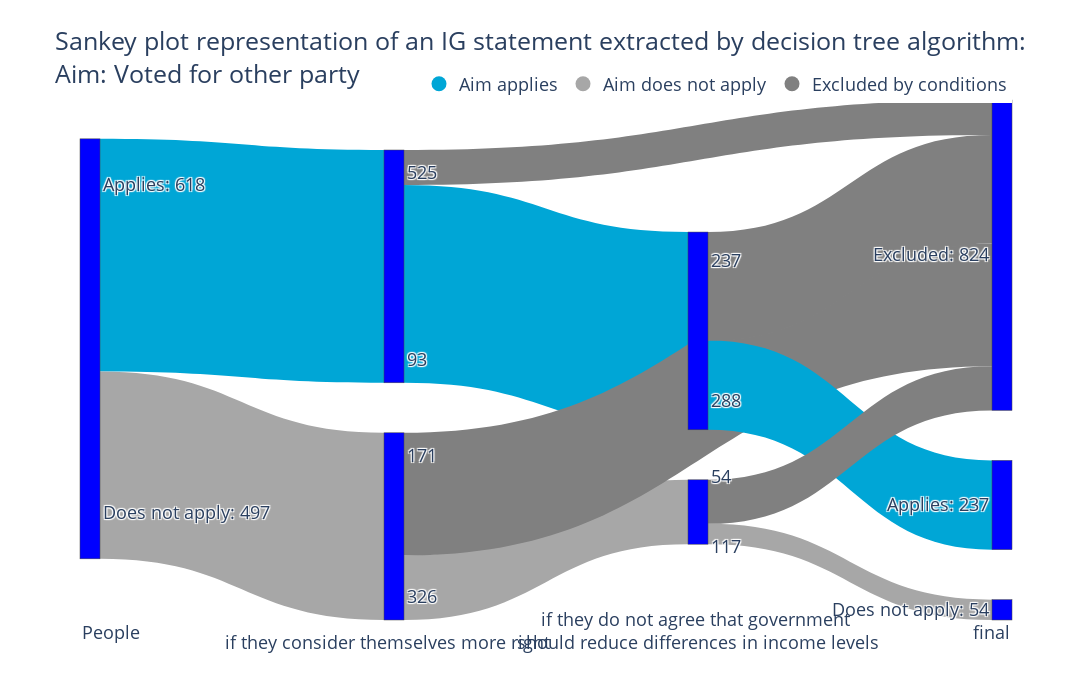
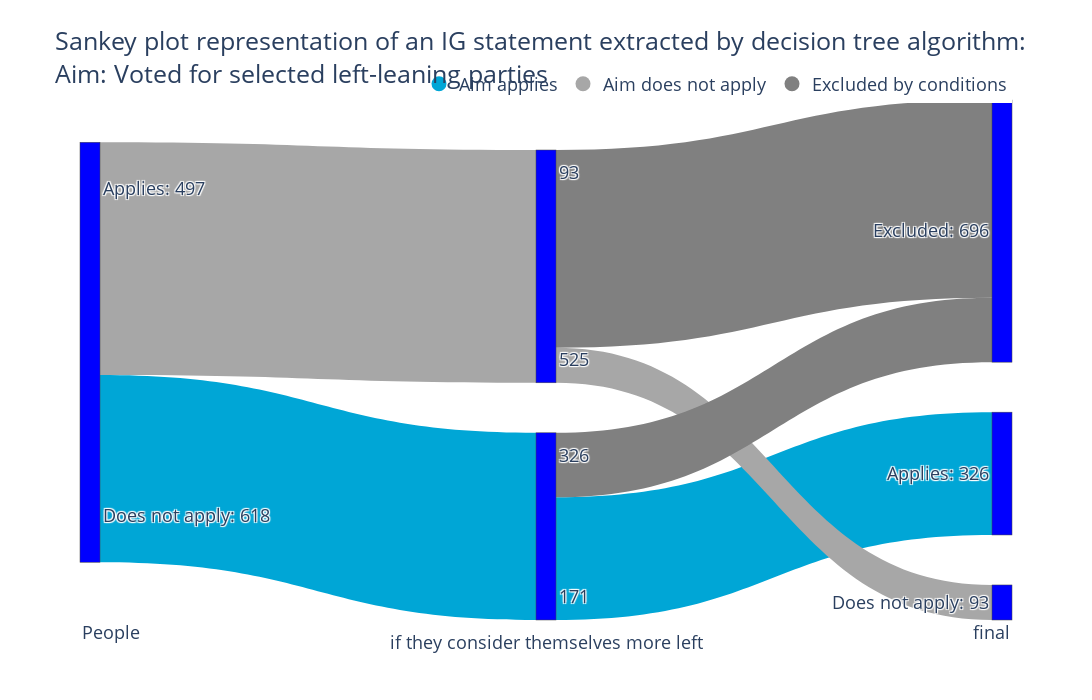
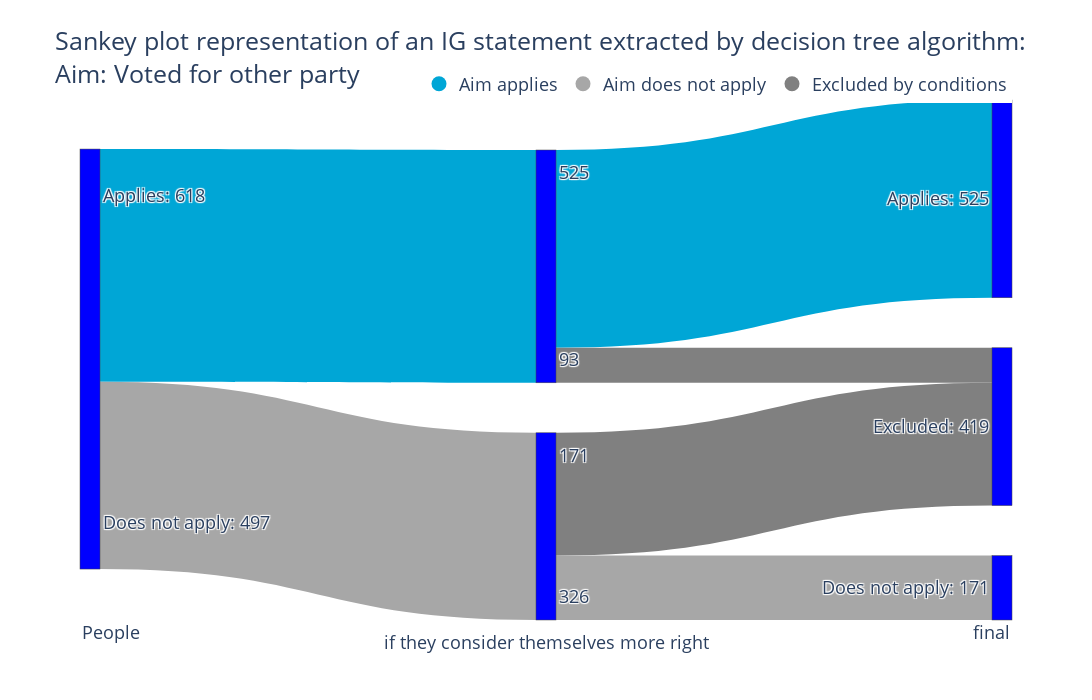
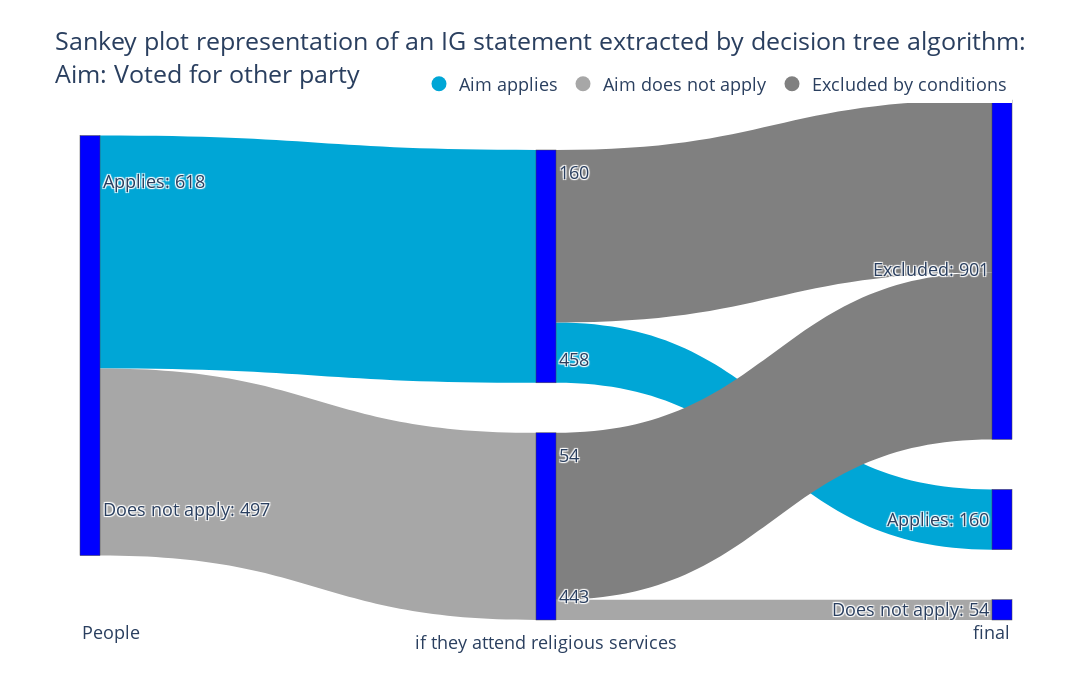

The notebook cell saved with these charts, in order:
### Code cell
import plotly.graph_objects as go
import pandas as pd
import textwrap

for i, row in statement_questions.iterrows():
    # Calculate values
    total_count = row['Total_count']
    condition1_count = row['Condition1_count']
    condition2_count = row['Condition2_count']
    
    aim_true_total = total_count * row['Aim_%_True']
    aim_false_total = total_count - aim_true_total
    
    aim_true_cond1 = condition1_count * row['Condition1_Aim_%']
    aim_false_cond1 = condition1_count - aim_true_cond1
    excluded_true_cond1 = aim_true_total - aim_true_cond1
    excluded_false_cond1 = aim_false_total - aim_false_cond1
    
    aim_true_cond2 = condition2_count * row['Condition2_Aim_%']
    aim_false_cond2 = condition2_count - aim_true_cond2
    excluded_true_cond2 = aim_true_cond1 - aim_true_cond2
    excluded_false_cond2 = aim_false_cond1 - aim_false_cond2

    # Define node labels with counts of leaving flows
    labels = [
        f"Applies: {round(aim_true_total)}{('<br>'*round(max(aim_true_total,aim_false_total)/total_count*24+1))}Does not apply: {round(aim_false_total)}",
        f"{round(aim_true_cond1)}{('<br>'*round((aim_true_cond1+excluded_true_cond1)/total_count*12+1))}{round(excluded_true_cond1)}",
        f"{round(aim_false_cond1)}{('<br>'*round((aim_false_cond1+excluded_false_cond1)/total_count*12+1))}{round(excluded_false_cond1)}",
        f"{round(aim_true_cond2)}{('<br>'*round((aim_true_cond2+excluded_true_cond2)/total_count*10+1))}{round(excluded_true_cond2)}",
        f"{round(aim_false_cond2)}{('<br>'*round((aim_false_cond2+excluded_false_cond2)/total_count*10+1))}{round(excluded_false_cond2)}",
        f"Applies: {aim_true_cond2:.0f}",
        f"Does not apply: {aim_false_cond2:.0f}",
        f"Excluded: {excluded_true_cond1 + excluded_false_cond1 + excluded_true_cond2 + excluded_false_cond2:.0f}"
    ]

    # Define links
    source = [0, 0, 1, 2, 1, 2, 3, 4, 3, 4]
    target = [1, 2, 3, 4, 7, 7, 5, 6, 7, 7]
    value = [
        aim_true_total, aim_false_total, 
        aim_true_cond1, aim_false_cond1, excluded_true_cond1, excluded_false_cond1, 
        aim_true_cond2, aim_false_cond2, excluded_true_cond2, excluded_false_cond2,
    ]

    # Color scheme
    color_aim_true = '#00a6d6'
    color_aim_false = '#a7a7a7'
    color_excluded = 'grey'

    link_colors = [color_aim_true, color_aim_false,
                   color_aim_true, color_aim_false, color_excluded, color_excluded, 
                   color_aim_true, color_aim_false, color_excluded, color_excluded]

    if not row["Condition2"]:
        labels = labels[0:3] + labels[5:]
        source = source[0:6]
        target = [1,2,3,4,5,5]
        value = value[0:6]
        link_colors = link_colors[0:6]
    
    
    # Create Sankey diagram
    fig = go.Figure(data=[go.Sankey(
        arrangement = "perpendicular",
        node = dict(
        pad = 50,
        thickness = 20,
        line = dict(width = 0.5),
        label = labels,
        color = "blue",
        ),
        link = dict(
        source = source,
        target = target,
        value = value,
        color = link_colors
    ))])

    # Add invisible scatter traces for legend
    fig.add_trace(go.Scatter(
        x=[None], y=[None], mode='markers',
        marker=dict(size=15, color='#00a6d6'),
        name='Aim applies',
        showlegend=True
    ))

    fig.add_trace(go.Scatter(
        x=[None], y=[None], mode='markers',
        marker=dict(size=15, color='#a7a7a7'),
        name='Aim does not apply',
        showlegend=True
    ))

    fig.add_trace(go.Scatter(
        x=[None], y=[None], mode='markers',
        marker=dict(size=15, color='grey'),
        name='Excluded by conditions',
        showlegend=True,
    ))

    # Add annotations below the diagram
    if row["Condition2"]:
        annotations = [
            dict(x=0, y=-0.05, align="center", xref="paper", yref="paper", text=row['Attribute'], showarrow=False),
            dict(x=0.33, y=-0.07, align="center", xanchor="center", xref="paper", yref="paper", text=insert_linebreak(row['Condition1_resp']), showarrow=False),
            dict(x=0.66, y=-0.07, align="center", xanchor="center", xref="paper", yref="paper", text=insert_linebreak(row['Condition2_resp']), showarrow=False),
            dict(x=1, y=-0.05, align="center", xref="paper", yref="paper", text="final", showarrow=False)
        ]
    else:
        annotations = [
            dict(x=0, y=-0.05, align="center", xref="paper", yref="paper", text=row['Attribute'], showarrow=False),
            dict(x=0.5, y=-0.07, align="center", xanchor="center", xref="paper", yref="paper", text=insert_linebreak(row['Condition1_resp']), showarrow=False),
            dict(x=1, y=-0.05, align="center", xref="paper", yref="paper", text="final", showarrow=False)
        ]
    # Update layout
    fig.update_layout(
        title_text=f"""Sankey plot representation of an IG statement extracted by decision tree algorithm:<br>Aim: {row['Aim_resp']}""",
        font_size=18,
        height=700,  # Increased height to accommodate annotations
        width=1500,
        legend=dict(
            orientation="h",
            yanchor="bottom",
            y=0.995,
            xanchor="right",
            x=1
        ),    
        # Hide axes
        xaxis=dict(visible=False),
        yaxis=dict(visible=False),
        # Remove plot background
        plot_bgcolor='rgba(0,0,0,0)',
        # Add annotations
        annotations=annotations
    )

    fig.show()

### Figure 1 — Plotly figure (JSON) as saved in the notebook; plotly's stock layout.template omitted (floating-point values rounded to 4 significant figures)
{"data": [{"arrangement": "perpendicular", "link": {"color": ["#00a6d6", "#a7a7a7", "#00a6d6", "#a7a7a7", "grey", "grey", "#00a6d6", "#a7a7a7", "grey", "grey"], "source": [0, 0, 1, 2, 1, 2, 3, 4, 3, 4], "target": [1, 2, 3, 4, 7, 7, 5, 6, 7, 7], "value": [618, 497, 525, 171, 93, 326, 237, 54, 288, 117]}, "node": {"color": "blue", "label": ["Applies: 618<br><br><br><br><br><br><br><br><br><br><br><br><br><br>Does not apply: 497", "525<br><br><br><br><br><br><br><br>93", "171<br><br><br><br><br><br>326", "237<br><br><br><br><br><br>288", "54<br><br><br>117", "Applies: 237", "Does not apply: 54", "Excluded: 824"], "line": {"width": 0.5}, "pad": 50, "thickness": 20}, "type": "sankey"}, {"marker": {"color": "#00a6d6", "size": 15}, "mode": "markers", "name": "Aim applies", "showlegend": true, "type": "scatter", "x": [null], "y": [null]}, {"marker": {"color": "#a7a7a7", "size": 15}, "mode": "markers", "name": "Aim does not apply", "showlegend": true, "type": "scatter", "x": [null], "y": [null]}, {"marker": {"color": "grey", "size": 15}, "mode": "markers", "name": "Excluded by conditions", "showlegend": true, "type": "scatter", "x": [null], "y": [null]}], "layout": {"annotations": [{"align": "center", "showarrow": false, "text": "People", "x": 0, "xref": "paper", "y": -0.05, "yref": "paper"}, {"align": "center", "showarrow": false, "text": "if they consider themselves more right", "x": 0.33, "xanchor": "center", "xref": "paper", "y": -0.07, "yref": "paper"}, {"align": "center", "showarrow": false, "text": "if they do not agree that government<br> should reduce differences in income levels", "x": 0.66, "xanchor": "center", "xref": "paper", "y": -0.07, "yref": "paper"}, {"align": "center", "showarrow": false, "text": "final", "x": 1, "xref": "paper", "y": -0.05, "yref": "paper"}], "font": {"size": 18}, "height": 700, "legend": {"orientation": "h", "x": 1, "xanchor": "right", "y": 0.995, "yanchor": "bottom"}, "plot_bgcolor": "rgba(0,0,0,0)", "title": {"text": "Sankey plot representation of an IG statement extracted by decision tree algorithm:<br>Aim: Voted for other party"}, "width": 1500, "xaxis": {"visible": false}, "yaxis": {"visible": false}}}

### Figure 2 — Plotly figure (JSON) as saved in the notebook; plotly's stock layout.template omitted (floating-point values rounded to 4 significant figures)
{"data": [{"arrangement": "perpendicular", "link": {"color": ["#00a6d6", "#a7a7a7", "#00a6d6", "#a7a7a7", "grey", "grey"], "source": [0, 0, 1, 2, 1, 2], "target": [1, 2, 3, 4, 5, 5], "value": [497, 618, 326, 93, 171, 525]}, "node": {"color": "blue", "label": ["Applies: 497<br><br><br><br><br><br><br><br><br><br><br><br><br><br>Does not apply: 618", "326<br><br><br><br><br><br>171", "93<br><br><br><br><br><br><br><br>525", "Applies: 326", "Does not apply: 93", "Excluded: 696"], "line": {"width": 0.5}, "pad": 50, "thickness": 20}, "type": "sankey"}, {"marker": {"color": "#00a6d6", "size": 15}, "mode": "markers", "name": "Aim applies", "showlegend": true, "type": "scatter", "x": [null], "y": [null]}, {"marker": {"color": "#a7a7a7", "size": 15}, "mode": "markers", "name": "Aim does not apply", "showlegend": true, "type": "scatter", "x": [null], "y": [null]}, {"marker": {"color": "grey", "size": 15}, "mode": "markers", "name": "Excluded by conditions", "showlegend": true, "type": "scatter", "x": [null], "y": [null]}], "layout": {"annotations": [{"align": "center", "showarrow": false, "text": "People", "x": 0, "xref": "paper", "y": -0.05, "yref": "paper"}, {"align": "center", "showarrow": false, "text": "if they consider themselves more left", "x": 0.5, "xanchor": "center", "xref": "paper", "y": -0.07, "yref": "paper"}, {"align": "center", "showarrow": false, "text": "final", "x": 1, "xref": "paper", "y": -0.05, "yref": "paper"}], "font": {"size": 18}, "height": 700, "legend": {"orientation": "h", "x": 1, "xanchor": "right", "y": 0.995, "yanchor": "bottom"}, "plot_bgcolor": "rgba(0,0,0,0)", "title": {"text": "Sankey plot representation of an IG statement extracted by decision tree algorithm:<br>Aim: Voted for selected left-leaning parties"}, "width": 1500, "xaxis": {"visible": false}, "yaxis": {"visible": false}}}

### Figure 3 — Plotly figure (JSON) as saved in the notebook; plotly's stock layout.template omitted (floating-point values rounded to 4 significant figures)
{"data": [{"arrangement": "perpendicular", "link": {"color": ["#00a6d6", "#a7a7a7", "#00a6d6", "#a7a7a7", "grey", "grey"], "source": [0, 0, 1, 2, 1, 2], "target": [1, 2, 3, 4, 5, 5], "value": [618, 497, 525, 171, 93, 326]}, "node": {"color": "blue", "label": ["Applies: 618<br><br><br><br><br><br><br><br><br><br><br><br><br><br>Does not apply: 497", "525<br><br><br><br><br><br><br><br>93", "171<br><br><br><br><br><br>326", "Applies: 525", "Does not apply: 171", "Excluded: 419"], "line": {"width": 0.5}, "pad": 50, "thickness": 20}, "type": "sankey"}, {"marker": {"color": "#00a6d6", "size": 15}, "mode": "markers", "name": "Aim applies", "showlegend": true, "type": "scatter", "x": [null], "y": [null]}, {"marker": {"color": "#a7a7a7", "size": 15}, "mode": "markers", "name": "Aim does not apply", "showlegend": true, "type": "scatter", "x": [null], "y": [null]}, {"marker": {"color": "grey", "size": 15}, "mode": "markers", "name": "Excluded by conditions", "showlegend": true, "type": "scatter", "x": [null], "y": [null]}], "layout": {"annotations": [{"align": "center", "showarrow": false, "text": "People", "x": 0, "xref": "paper", "y": -0.05, "yref": "paper"}, {"align": "center", "showarrow": false, "text": "if they consider themselves more right", "x": 0.5, "xanchor": "center", "xref": "paper", "y": -0.07, "yref": "paper"}, {"align": "center", "showarrow": false, "text": "final", "x": 1, "xref": "paper", "y": -0.05, "yref": "paper"}], "font": {"size": 18}, "height": 700, "legend": {"orientation": "h", "x": 1, "xanchor": "right", "y": 0.995, "yanchor": "bottom"}, "plot_bgcolor": "rgba(0,0,0,0)", "title": {"text": "Sankey plot representation of an IG statement extracted by decision tree algorithm:<br>Aim: Voted for other party"}, "width": 1500, "xaxis": {"visible": false}, "yaxis": {"visible": false}}}

### Figure 4 — Plotly figure (JSON) as saved in the notebook; plotly's stock layout.template omitted (floating-point values rounded to 4 significant figures)
{"data": [{"arrangement": "perpendicular", "link": {"color": ["#00a6d6", "#a7a7a7", "#00a6d6", "#a7a7a7", "grey", "grey"], "source": [0, 0, 1, 2, 1, 2], "target": [1, 2, 3, 4, 5, 5], "value": [618, 497, 160, 54, 458, 443]}, "node": {"color": "blue", "label": ["Applies: 618<br><br><br><br><br><br><br><br><br><br><br><br><br><br>Does not apply: 497", "160<br><br><br><br><br><br><br><br>458", "54<br><br><br><br><br><br>443", "Applies: 160", "Does not apply: 54", "Excluded: 901"], "line": {"width": 0.5}, "pad": 50, "thickness": 20}, "type": "sankey"}, {"marker": {"color": "#00a6d6", "size": 15}, "mode": "markers", "name": "Aim applies", "showlegend": true, "type": "scatter", "x": [null], "y": [null]}, {"marker": {"color": "#a7a7a7", "size": 15}, "mode": "markers", "name": "Aim does not apply", "showlegend": true, "type": "scatter", "x": [null], "y": [null]}, {"marker": {"color": "grey", "size": 15}, "mode": "markers", "name": "Excluded by conditions", "showlegend": true, "type": "scatter", "x": [null], "y": [null]}], "layout": {"annotations": [{"align": "center", "showarrow": false, "text": "People", "x": 0, "xref": "paper", "y": -0.05, "yref": "paper"}, {"align": "center", "showarrow": false, "text": "if they attend religious services", "x": 0.5, "xanchor": "center", "xref": "paper", "y": -0.07, "yref": "paper"}, {"align": "center", "showarrow": false, "text": "final", "x": 1, "xref": "paper", "y": -0.05, "yref": "paper"}], "font": {"size": 18}, "height": 700, "legend": {"orientation": "h", "x": 1, "xanchor": "right", "y": 0.995, "yanchor": "bottom"}, "plot_bgcolor": "rgba(0,0,0,0)", "title": {"text": "Sankey plot representation of an IG statement extracted by decision tree algorithm:<br>Aim: Voted for other party"}, "width": 1500, "xaxis": {"visible": false}, "yaxis": {"visible": false}}}
